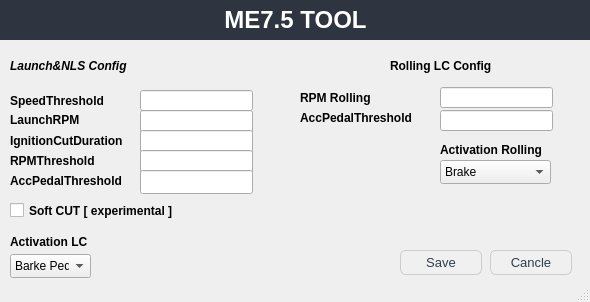
<?xml version="1.0" encoding="UTF-8"?>
<ui version="4.0">
 <class>MainWindow</class>
 <widget class="QMainWindow" name="MainWindow">
  <property name="geometry">
   <rect>
    <x>0</x>
    <y>0</y>
    <width>590</width>
    <height>302</height>
   </rect>
  </property>
  <property name="minimumSize">
   <size>
    <width>590</width>
    <height>302</height>
   </size>
  </property>
  <property name="maximumSize">
   <size>
    <width>590</width>
    <height>302</height>
   </size>
  </property>
  <property name="windowTitle">
   <string>ME7.5 TOLL</string>
  </property>
  <widget class="QWidget" name="centralwidget">
   <widget class="QLabel" name="titleLabel">
    <property name="geometry">
     <rect>
      <x>0</x>
      <y>0</y>
      <width>591</width>
      <height>40</height>
     </rect>
    </property>
    <property name="styleSheet">
     <string notr="true">background-color: #2E3440;
color: white;
font-size: 18pt;
font-weight: bold;
padding: 6px;</string>
    </property>
    <property name="text">
     <string>ME7.5 TOOL</string>
    </property>
    <property name="alignment">
     <set>Qt::AlignmentFlag::AlignCenter</set>
    </property>
   </widget>
   <widget class="QPushButton" name="pushButton_2">
    <property name="geometry">
     <rect>
      <x>490</x>
      <y>250</y>
      <width>82</width>
      <height>25</height>
     </rect>
    </property>
    <property name="styleSheet">
     <string notr="true">QPushButton {
    background-color: #f0f0f0;
    color: #2c3e50;
    border: 1px solid #ccc;
    border-radius: 6px;
    padding: 6px 10px;
    font-size: 13px;
}

QPushButton:hover {
    background-color: #e0e0e0;
    border: 1px solid #bbb;
}

QPushButton:pressed {
    background-color: #d0d0d0;
    border: 1px solid #aaa;
}</string>
    </property>
    <property name="text">
     <string>Cancle</string>
    </property>
   </widget>
   <widget class="QPushButton" name="pushButton_3">
    <property name="geometry">
     <rect>
      <x>400</x>
      <y>250</y>
      <width>82</width>
      <height>25</height>
     </rect>
    </property>
    <property name="styleSheet">
     <string notr="true">QPushButton {
    background-color: #f0f0f0;
    color: #2c3e50;
    border: 1px solid #ccc;
    border-radius: 6px;
    padding: 6px 10px;
    font-size: 13px;
}

QPushButton:hover {
    background-color: #e0e0e0;
    border: 1px solid #bbb;
}

QPushButton:pressed {
    background-color: #d0d0d0;
    border: 1px solid #aaa;
}</string>
    </property>
    <property name="text">
     <string>Save</string>
    </property>
   </widget>
   <widget class="QLabel" name="label">
    <property name="geometry">
     <rect>
      <x>10</x>
      <y>90</y>
      <width>111</width>
      <height>21</height>
     </rect>
    </property>
    <property name="font">
     <font>
      <bold>true</bold>
     </font>
    </property>
    <property name="mouseTracking">
     <bool>false</bool>
    </property>
    <property name="tabletTracking">
     <bool>false</bool>
    </property>
    <property name="text">
     <string>SpeedThreshold</string>
    </property>
   </widget>
   <widget class="QLabel" name="label_2">
    <property name="geometry">
     <rect>
      <x>10</x>
      <y>110</y>
      <width>101</width>
      <height>20</height>
     </rect>
    </property>
    <property name="font">
     <font>
      <bold>true</bold>
     </font>
    </property>
    <property name="text">
     <string>LaunchRPM</string>
    </property>
   </widget>
   <widget class="QLabel" name="label_3">
    <property name="geometry">
     <rect>
      <x>10</x>
      <y>130</y>
      <width>131</width>
      <height>21</height>
     </rect>
    </property>
    <property name="font">
     <font>
      <bold>true</bold>
     </font>
    </property>
    <property name="text">
     <string>IgnitionCutDuration</string>
    </property>
   </widget>
   <widget class="QLabel" name="label_4">
    <property name="geometry">
     <rect>
      <x>10</x>
      <y>150</y>
      <width>101</width>
      <height>21</height>
     </rect>
    </property>
    <property name="font">
     <font>
      <bold>true</bold>
     </font>
    </property>
    <property name="text">
     <string>RPMThreshold</string>
    </property>
   </widget>
   <widget class="QLabel" name="label_5">
    <property name="geometry">
     <rect>
      <x>10</x>
      <y>170</y>
      <width>131</width>
      <height>21</height>
     </rect>
    </property>
    <property name="font">
     <font>
      <bold>true</bold>
     </font>
    </property>
    <property name="text">
     <string>AccPedalThreshold</string>
    </property>
   </widget>
   <widget class="QLabel" name="label_6">
    <property name="geometry">
     <rect>
      <x>10</x>
      <y>50</y>
      <width>141</width>
      <height>31</height>
     </rect>
    </property>
    <property name="font">
     <font>
      <italic>true</italic>
      <bold>true</bold>
     </font>
    </property>
    <property name="text">
     <string>Launch&amp;NLS Config</string>
    </property>
   </widget>
   <widget class="QLineEdit" name="SpeedThreshold">
    <property name="geometry">
     <rect>
      <x>140</x>
      <y>90</y>
      <width>113</width>
      <height>21</height>
     </rect>
    </property>
   </widget>
   <widget class="QLineEdit" name="LaunchRPM">
    <property name="geometry">
     <rect>
      <x>140</x>
      <y>110</y>
      <width>113</width>
      <height>24</height>
     </rect>
    </property>
   </widget>
   <widget class="QLineEdit" name="IgnitionCutDuration">
    <property name="geometry">
     <rect>
      <x>140</x>
      <y>130</y>
      <width>113</width>
      <height>24</height>
     </rect>
    </property>
   </widget>
   <widget class="QLineEdit" name="RPMThreshold">
    <property name="geometry">
     <rect>
      <x>140</x>
      <y>150</y>
      <width>113</width>
      <height>24</height>
     </rect>
    </property>
   </widget>
   <widget class="QLineEdit" name="lineEdit_5">
    <property name="geometry">
     <rect>
      <x>140</x>
      <y>170</y>
      <width>113</width>
      <height>24</height>
     </rect>
    </property>
   </widget>
   <widget class="QLabel" name="label_7">
    <property name="geometry">
     <rect>
      <x>10</x>
      <y>234</y>
      <width>91</width>
      <height>16</height>
     </rect>
    </property>
    <property name="font">
     <font>
      <bold>true</bold>
     </font>
    </property>
    <property name="text">
     <string>Activation LC</string>
    </property>
   </widget>
   <widget class="QComboBox" name="comboBox">
    <property name="geometry">
     <rect>
      <x>10</x>
      <y>254</y>
      <width>81</width>
      <height>24</height>
     </rect>
    </property>
    <item>
     <property name="text">
      <string>Barke Pedal</string>
     </property>
    </item>
    <item>
     <property name="text">
      <string>Clutch Pedal </string>
     </property>
    </item>
   </widget>
   <widget class="QLabel" name="label_8">
    <property name="geometry">
     <rect>
      <x>390</x>
      <y>50</y>
      <width>121</width>
      <height>31</height>
     </rect>
    </property>
    <property name="font">
     <font>
      <bold>true</bold>
     </font>
    </property>
    <property name="text">
     <string>Rolling LC Config </string>
    </property>
   </widget>
   <widget class="QCheckBox" name="checkBox">
    <property name="geometry">
     <rect>
      <x>10</x>
      <y>200</y>
      <width>191</width>
      <height>21</height>
     </rect>
    </property>
    <property name="font">
     <font>
      <bold>true</bold>
     </font>
    </property>
    <property name="text">
     <string>Soft CUT [ experimental ]</string>
    </property>
   </widget>
   <widget class="QLabel" name="label_9">
    <property name="geometry">
     <rect>
      <x>440</x>
      <y>140</y>
      <width>121</width>
      <height>20</height>
     </rect>
    </property>
    <property name="font">
     <font>
      <bold>true</bold>
     </font>
    </property>
    <property name="text">
     <string>Activation Rolling</string>
    </property>
   </widget>
   <widget class="QComboBox" name="comboBox_2">
    <property name="geometry">
     <rect>
      <x>440</x>
      <y>160</y>
      <width>111</width>
      <height>24</height>
     </rect>
    </property>
    <item>
     <property name="text">
      <string>Brake</string>
     </property>
    </item>
    <item>
     <property name="text">
      <string>Cruise Control SET</string>
     </property>
    </item>
    <item>
     <property name="text">
      <string>Cruise Control RES</string>
     </property>
    </item>
   </widget>
   <widget class="QLabel" name="label_10">
    <property name="geometry">
     <rect>
      <x>300</x>
      <y>87</y>
      <width>81</width>
      <height>21</height>
     </rect>
    </property>
    <property name="font">
     <font>
      <bold>true</bold>
     </font>
    </property>
    <property name="text">
     <string>RPM Rolling</string>
    </property>
   </widget>
   <widget class="QLabel" name="label_11">
    <property name="geometry">
     <rect>
      <x>300</x>
      <y>107</y>
      <width>131</width>
      <height>21</height>
     </rect>
    </property>
    <property name="font">
     <font>
      <bold>true</bold>
     </font>
    </property>
    <property name="text">
     <string>AccPedalThreshold</string>
    </property>
   </widget>
   <widget class="QLineEdit" name="lineEdit">
    <property name="geometry">
     <rect>
      <x>440</x>
      <y>87</y>
      <width>113</width>
      <height>21</height>
     </rect>
    </property>
   </widget>
   <widget class="QLineEdit" name="lineEdit_2">
    <property name="geometry">
     <rect>
      <x>440</x>
      <y>110</y>
      <width>113</width>
      <height>21</height>
     </rect>
    </property>
   </widget>
  </widget>
  <widget class="QStatusBar" name="statusbar"/>
 </widget>
 <resources/>
 <connections/>
</ui>
